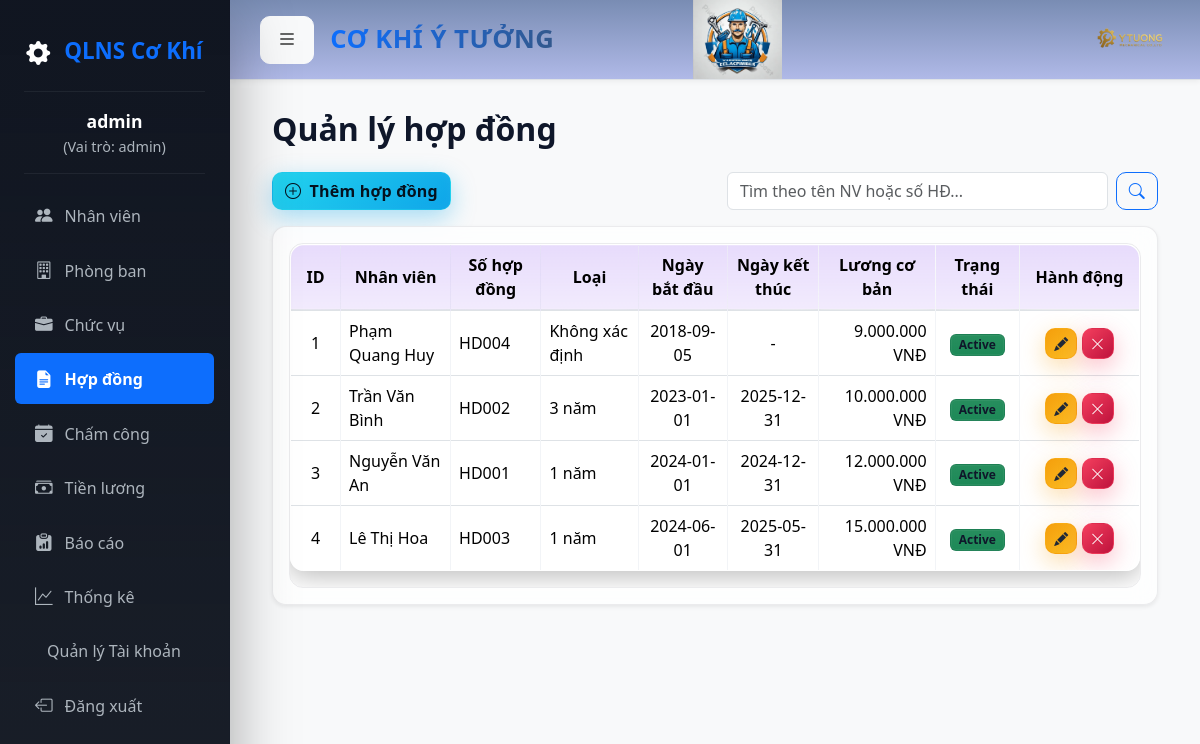
/contracts.php (signed in), run on the app's committed database.
### tables this page shows
CREATE TABLE contracts (
  id INT AUTO_INCREMENT PRIMARY KEY,
  employee_id INT,
  contract_no VARCHAR(100),
  contract_type VARCHAR(100),
  start_date DATE,
  end_date DATE,
  salary_base DECIMAL(12,2),
  status ENUM('active','expired','terminated') DEFAULT 'active',
  FOREIGN KEY (employee_id) REFERENCES employees(id)
);

CREATE TABLE employees (
  id INT AUTO_INCREMENT PRIMARY KEY,
  employee_code VARCHAR(50) UNIQUE,
  full_name VARCHAR(200),
  dob DATE,
  gender ENUM('M','F'),
  address VARCHAR(255),
  phone VARCHAR(50),
  email VARCHAR(150),
  join_date DATE,
  department_id INT,
  position_id INT,
  FOREIGN KEY (department_id) REFERENCES departments(id),
  FOREIGN KEY (position_id) REFERENCES positions(id)
);

### contracts.php (the view, shortened to what this page needs)
<?php
include "inc/header.php";
$search_term = $_GET['search'] ?? '';
$params = [];
$sql = "SELECT c.*, e.full_name
        FROM contracts c
        LEFT JOIN employees e ON c.employee_id = e.id";
$sql .= " ORDER BY c.start_date ASC";
$stmt = $pdo->prepare($sql);
$stmt->execute($params);
$contracts = $stmt->fetchAll(PDO::FETCH_ASSOC);
?>
<div class="container-fluid">
    <h2 class="mb-4 fw-bold">Quản lý hợp đồng</h2>
    <div class="row mb-3">
        <div class="col-md-6">
            <button class="btn btn-success" data-bs-toggle="modal" data-bs-target="#addModal">
                <i class="bi bi-plus-circle me-1"></i> Thêm hợp đồng
            </button>
        </div>
        <div class="col-md-6">
            <form method="GET" class="d-flex">
                <input type="text" name="search" class="form-control me-2" placeholder="Tìm theo tên NV hoặc số HĐ..."
                    value="<?= htmlspecialchars($search_term) ?>">
                <button type="submit" class="btn btn-outline-primary">
                    <i class="bi bi-search"></i>
                </button>
            </form>
        </div>
    </div>
    <div class="card shadow-sm glass">
        <div class="card-body">
            <div class="table-responsive">
                <table class="table table-bordered table-hover align-middle">
                    <thead class="text-center">
                        <tr>
                            <th width="50">ID</th>
                            <th>Nhân viên</th>
                            <th>Số hợp đồng</th>
                            <th>Loại</th>
                            <th>Ngày bắt đầu</th>
                            <th>Ngày kết thúc</th>
                            <th>Lương cơ bản</th>
                            <th>Trạng thái</th>
                            <th width="120">Hành động</th>
                        </tr>
                    </thead>
                    <tbody>
                        <?php $stt = 1; ?>
                        <?php foreach ($contracts as $c) { ?>
                        <tr>
                            <td class="text-center"><?= $stt++ ?></td>
                            <td><?= htmlspecialchars($c['full_name'] ?? '---') ?></td>
                            <td><?= htmlspecialchars($c['contract_no']) ?></td>
                            <td><?= htmlspecialchars($c['contract_type']) ?></td>
                            <td class="text-center"><?= $c['start_date'] ?: '-' ?></td>
                            <td class="text-center"><?= $c['end_date'] ?: '-' ?></td>
                            <td class="text-end"><?= number_format($c['salary_base'], 0, ',', '.') ?> VNĐ</td>
                            <td class="text-center">
                                <?php if($c['status'] == 'active'): ?>
                                <span class="badge bg-success">Active</span>
                                <?php else: ?>
                                <span class="badge bg-secondary"><?= htmlspecialchars($c['status']) ?></span>
                                <?php endif; ?>
                            </td>
                            <td class="text-center">
                                <a href="#" class="btn btn-warning btn-sm" data-bs-toggle="modal"
                                    data-bs-target="#editModal<?= $c['id'] ?>" title="Sửa">
                                    <i class="bi bi-pencil-fill"></i>
                                </a>
                                <a href="?delete=<?= $c['id'] ?>" class="btn btn-danger btn-sm"
                                    onclick="return confirm('Xóa hợp đồng này?')" title="Xóa">
                                    <i class="bi bi-x-lg"></i>
                                </a>
                            </td>
                        </tr>
                        <?php } ?>
                    </tbody>
                </table>
            </div>
        </div>
    </div>
</div>
<?php include "inc/footer.php"; ?>

### assets/css/style.css (style rules this page uses)
:root { --bg-1: #0b0f19; --bg-2: #0f172a; --panel: rgba(17, 25, 40, 0.65); --panel-border: rgba(255, 255, 255, 0.08); --text: #e2e8f0; --muted: #94a3b8; --primary: #7c3aed; --primary-600: #6d28d9; --primary-700: #5b21b6; --success: #22d3ee; --danger: #f43f5e; --warning: #f59e0b; --surface-blur: blur(12px); --radius: 14px; --shadow-sm: 0 6px 24px rgba(0, 0, 0, 0.25); --shadow-lg: 0 20px 60px rgba(0, 0, 0, 0.35); }
body { background: radial-gradient( 1200px 800px at 10% 10%, rgba(124, 58, 237, 0.16), transparent 40% ), radial-gradient( 900px 700px at 90% 20%, rgba(34, 211, 238, 0.12), transparent 45% ), radial-gradient( 800px 600px at 30% 80%, rgba(244, 63, 94, 0.1), transparent 45% ), linear-gradient(180deg, var(--bg-1), var(--bg-2)); color: var(--text); font-family: "Segoe UI", Tahoma, Geneva, Verdana, sans-serif; min-height: 100vh; -webkit-font-smoothing: antialiased; }
table { background: var(--panel); backdrop-filter: var(--surface-blur); -webkit-backdrop-filter: var(--surface-blur); border: 1px solid var(--panel-border); border-radius: var(--radius); overflow: hidden; box-shadow: var(--shadow-sm); }
table th, table td { vertical-align: middle; color: var(--text); border-color: rgba(148, 163, 184, 0.12) !important; }
table th { text-align: center; background: linear-gradient( 180deg, rgba(124, 58, 237, 0.18), rgba(124, 58, 237, 0.1) ); color: #faf5ff; }
.btn { border-radius: 10px; font-weight: 600; letter-spacing: 0.2px; transition: transform 0.2s ease, box-shadow 0.2s ease, background 0.2s ease; }
.btn-success { background: linear-gradient(135deg, var(--success), #0ea5e9); border: 1px solid rgba(34, 211, 238, 0.35); box-shadow: 0 8px 24px rgba(14, 165, 233, 0.35), inset 0 0 12px rgba(255, 255, 255, 0.04); color: #05121f; }
.btn-danger { background: linear-gradient(135deg, var(--danger), #be123c); border: 1px solid rgba(244, 63, 94, 0.4); box-shadow: 0 8px 24px rgba(190, 18, 60, 0.35), inset 0 0 12px rgba(255, 255, 255, 0.03); }
.glass { background: var(--panel); border: 1px solid var(--panel-border); backdrop-filter: var(--surface-blur); -webkit-backdrop-filter: var(--surface-blur); border-radius: var(--radius); box-shadow: var(--shadow-sm); }
.badge { border: 1px solid var(--panel-border); background: linear-gradient( 180deg, rgba(255, 255, 255, 0.06), rgba(255, 255, 255, 0.02) ); color: var(--text); }
@media (prefers-color-scheme: light) { :root { --bg-1: #f5f7fb; --bg-2: #e9eef7; --panel: rgba(255, 255, 255, 0.75); --panel-border: rgba(15, 23, 42, 0.08); --text: #0f172a; --muted: #475569; } }
@media (prefers-color-scheme: light) { body { color: var(--text); } }
@media (prefers-color-scheme: light) { table th { color: #2e1065; } }
.table-responsive { overflow-x: auto; -webkit-overflow-scrolling: touch; border-radius: var(--radius); border: 1px solid var(--panel-border); }
.card, .glass { transition: transform 0.2s ease, box-shadow 0.2s ease; }
.table { position: relative; isolation: isolate; }
.table thead th { position: sticky; top: 0; z-index: 2; backdrop-filter: var(--surface-blur); -webkit-backdrop-filter: var(--surface-blur); box-shadow: inset 0 -1px 0 rgba(255, 255, 255, 0.06), 0 2px 12px rgba(0, 0, 0, 0.15); }
.table::before { content: ""; position: absolute; inset: -1px; border-radius: calc(var(--radius) + 6px); background: radial-gradient( 1200px 400px at 20% -10%, rgba(124, 58, 237, 0.25), transparent 40% ), radial-gradient( 900px 300px at 120% -20%, rgba(34, 211, 238, 0.22), transparent 45% ); filter: blur(14px); z-index: -1; pointer-events: none; }
.table tbody tr { transition: transform 0.18s ease, box-shadow 0.18s ease, background 0.18s ease, border-color 0.18s ease; }
.table tbody tr + tr { border-top: 1px solid rgba(148, 163, 184, 0.08); }
.btn-warning, .btn-outline-warning { color: #1f2937; background: linear-gradient(135deg, var(--warning), #fbbf24); border: 1px solid rgba(245, 158, 11, 0.45); box-shadow: 0 8px 24px rgba(245, 158, 11, 0.35); }
.btn-danger, .btn-outline-danger { box-shadow: 0 8px 24px rgba(244, 63, 94, 0.35); }
td .badge { box-shadow: inset 0 0 0 1px rgba(255, 255, 255, 0.05); }

### inc/header.php (style rules this page uses)
body { background-color: #f8f9fa; font-family: 'Segoe UI', Tahoma, Geneva, Verdana, sans-serif; overflow-x: hidden; }

### data on the page
contracts: employee.full_name "Phạm Quang Huy", contract_no "HD004", contract_type "Không xác định", start_date "2018-09-05", end_date "-", salary_base "9.000.000", status "Active"
contracts: employee.full_name "Trần Văn Bình", contract_no "HD002", contract_type "3 năm", start_date "2023-01-01", end_date "2025-12-31", salary_base "10.000.000", status "Active"
contracts: employee.full_name "Nguyễn Văn An", contract_no "HD001", contract_type "1 năm", start_date "2024-01-01", end_date "2024-12-31", salary_base "12.000.000", status "Active"
contracts: employee.full_name "Lê Thị Hoa", contract_no "HD003", contract_type "1 năm", start_date "2024-06-01", end_date "2025-05-31", salary_base "15.000.000", status "Active"

### other printed values
$_SESSION['username'] "admin"
$role "admin"
